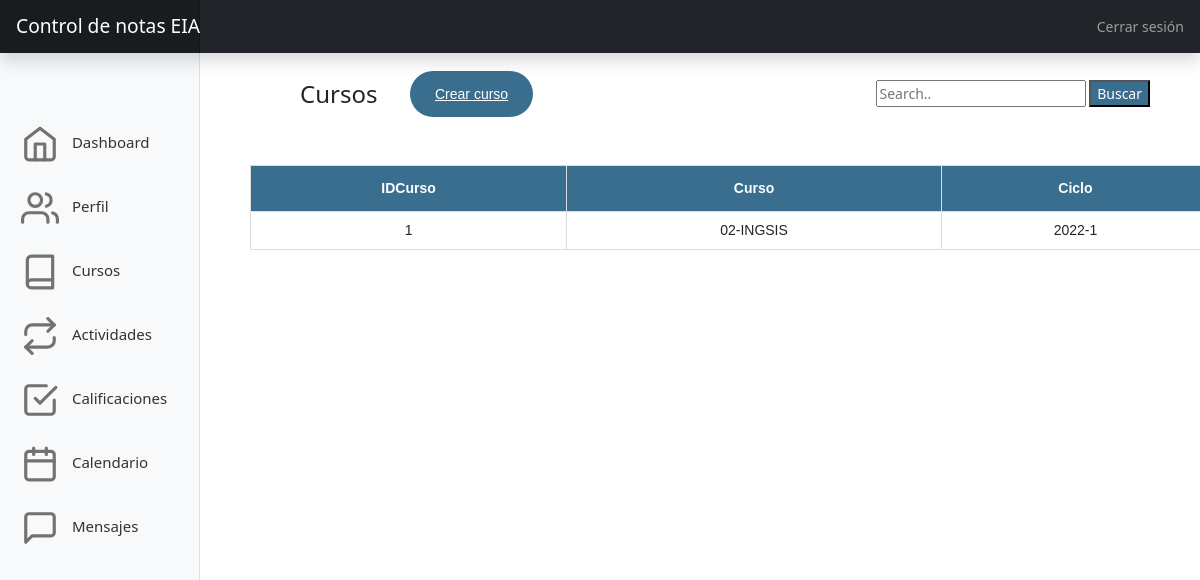
/busquedacurso, run on an earlier commit of the app's database.
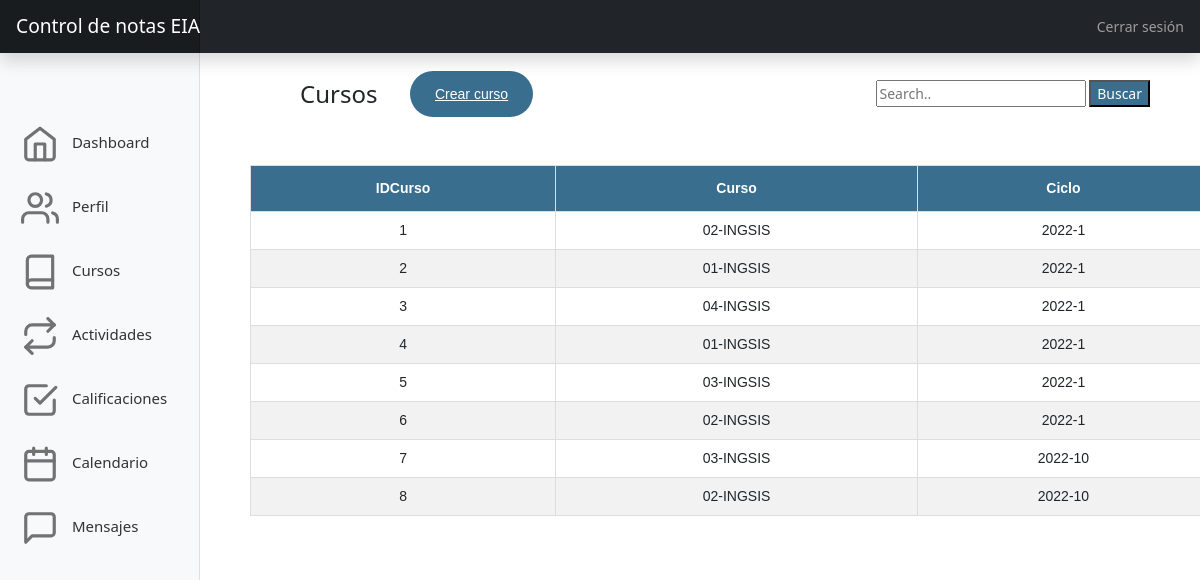
And on a later commit of the database.
### tables this page shows
CREATE TABLE Curso (IDCurso integer PRIMARY KEY, NombreCurso text, Ciclo TEXT, IDAsig INTEGER REFERENCES Asignatura (IDAsig));

### app.py (the view)
@app.route('/busquedacurso',methods=['GET','POST'])
def busquedacurso():
    con = sqlite3.connect("Sistema_Notas_EIA.db")
    con.row_factory = sqlite3.Row
    cur = con.cursor()
    cur.execute("select IDCurso, NombreCurso, Ciclo from Curso")
    rows = cur.fetchall()
    return render_template("cursosadmin.html",rows = rows)

### templates/cursosadmin.html (shortened to what this page needs)
<!DOCTYPE html>
<html lang="en">
  <head>
    <link href="{{url_for('static', filename='css/bootstrap.min.css')}}" rel="stylesheet" />
    <link href="{{url_for('static', filename='css/actividades.css')}}" rel="stylesheet" />
  </head>
  <body>
    <header class="navbar navbar-dark sticky-top bg-dark flex-md-nowrap p-0 shadow">
      <a class="navbar-brand col-md-3 col-lg-2 me-0 px-3" href="http://127.0.0.1:5000/cursos">Control de notas EIA</a>
      <div class="navbar-nav">
        <div class="nav-item text-nowrap">
          <a class="nav-link px-3" href="#">Cerrar sesión</a>
        </div>
      </div>
    </header>
 <div class="search-container" style="position: absolute;right: 50px;top: 80px;">
    <form action="/action_page.php">
      <input type="text" placeholder="Search.." name="search">
      <button style="background-color: #3a6e8f;color: white;" type="submit">Buscar</button>
    </form>
  </div>
    <a
    href="/crearcurso" class="boton3">Crear curso
    </a>
<h4 style="position: absolute;left: 300px;top: 80px;">Cursos</h4>
<table id="customers" action="/busquedacurso" method="post">
  <thead>
  <tr>
    <th>IDCurso</th>
    <th>Curso</th>
    <th>Ciclo</th>
  </tr>
  </thead>
    {% for row in rows %}
        <tr>
            <td>{{row["IDCurso"]}}</td>
            <td>{{row["NombreCurso"]}}</td>
            <td>{{row["Ciclo"]}}</td>
        </tr>
    {% endfor %}
</table>
    <div class="container-fluid">
      <div class="row">
        <nav id="sidebarMenu" class="col-md-3 col-lg-2 d-md-block bg-light sidebar collapse">
          <div class="position-sticky pt-3">
            <ul class="nav flex-column">
              <li class="nav-item">
                <a class="nav-link" aria-current="page" href="/pagprincipaladmin">
                  <span data-feather="home"></span>
                  Dashboard
                </a>
              </li>
              <li class="nav-item">
                <a class="nav-link" href="http://127.0.0.1:5000/detallecursodocente">
                  <span data-feather="users"></span>
                  Perfil
                </a>
              </li>
              <li class="nav-item">
                <a class="nav-link " href="http://127.0.0.1:5000/cursos">
                  <span data-feather="book"></span>
                  Cursos
                </a>
              </li>
              <li class="nav-item">
                <a class="nav-link" href="http://127.0.0.1:5000/actividades">
                  <span data-feather="repeat"></span>
                  Actividades
                </a>
              </li>
              <li class="nav-item">
                <a class="nav-link" href="http://127.0.0.1:5000/detallecursoadmin">
                  <span data-feather="check-square"></span>
                  Calificaciones
                </a>
              </li>
              <li class="nav-item">
                <a class="nav-link" href="#">
                  <span data-feather="calendar"></span>
                  Calendario
                </a>
              </li>
              <li class="nav-item">
                <a class="nav-link" href="#">
                  <span data-feather="message-square"></span>
                  Mensajes
                </a>
              </li>
            </ul>
      </div>
    </div>
      </body>
    </html>

### static/css/actividades.css (style rules this page uses)
table { border-collapse: collapse; column-width: 40px; column-gap: 30px; margin-right:40px; }
#customers { margin-top:90px; margin-left:250px; font-family: Arial, Helvetica, sans-serif; border-collapse: collapse; width: 80%; }
#customers td, #customers th { border: 1px solid #ddd; padding: 8px; text-align: center; }
#customers tr:nth-child(even) { background-color: #f2f2f2; text-align: center; }
#customers th { padding-top: 12px; padding-bottom: 12px; text-align: center; background-color: #3a6e8f; color: white; }
body { font-size: 0.875rem; }
.feather { width: 48px; height: 48px; vertical-align: middle; padding: 5px; }
.sidebar { position: fixed; top: 0; bottom: 0; left: 0; z-index: 100; padding: 96px 0 0; box-shadow: inset -1px 0 0 rgba(0, 0, 0, 0.1); }
.sidebar .nav-link { font-weight: 500; color: #333; }
.sidebar .nav-link .feather { margin-right: 4px; color: #727272; }
.sidebar a { font-size: 15px; }
.navbar-brand { padding-top: 0.75rem; padding-bottom: 0.75rem; font-size: 1.2rem; background-color: rgba(0, 0, 0, 0.25); box-shadow: inset -1px 0 0 rgba(0, 0, 0, 0.25); }
.boton3 { font-family: Arial, Helvetica, sans-serif; border-radius: 25px; border-collapse: collapse; background-color: #3a6e8f; color: white; padding: 15px 25px; position: relative; left: 250px; top: 430px; }
.boton3 { font-family: Arial, Helvetica, sans-serif; border-radius: 25px; border-collapse: collapse; background-color: #3a6e8f; color: white; padding: 15px 25px; position: relative; left: 410px; top: 30px; }

What changed in the data, as far as the page shows it:
added Curso: IDCurso "2", NombreCurso "01-INGSIS", Ciclo "2022-1"
added Curso: IDCurso "3", NombreCurso "04-INGSIS", Ciclo "2022-1"
added Curso: IDCurso "4", NombreCurso "01-INGSIS", Ciclo "2022-1"
added Curso: IDCurso "5", NombreCurso "03-INGSIS", Ciclo "2022-1"
added Curso: IDCurso "6", NombreCurso "02-INGSIS", Ciclo "2022-1"
added Curso: IDCurso "7", NombreCurso "03-INGSIS", Ciclo "2022-10"
added Curso: IDCurso "8", NombreCurso "02-INGSIS", Ciclo "2022-10"
